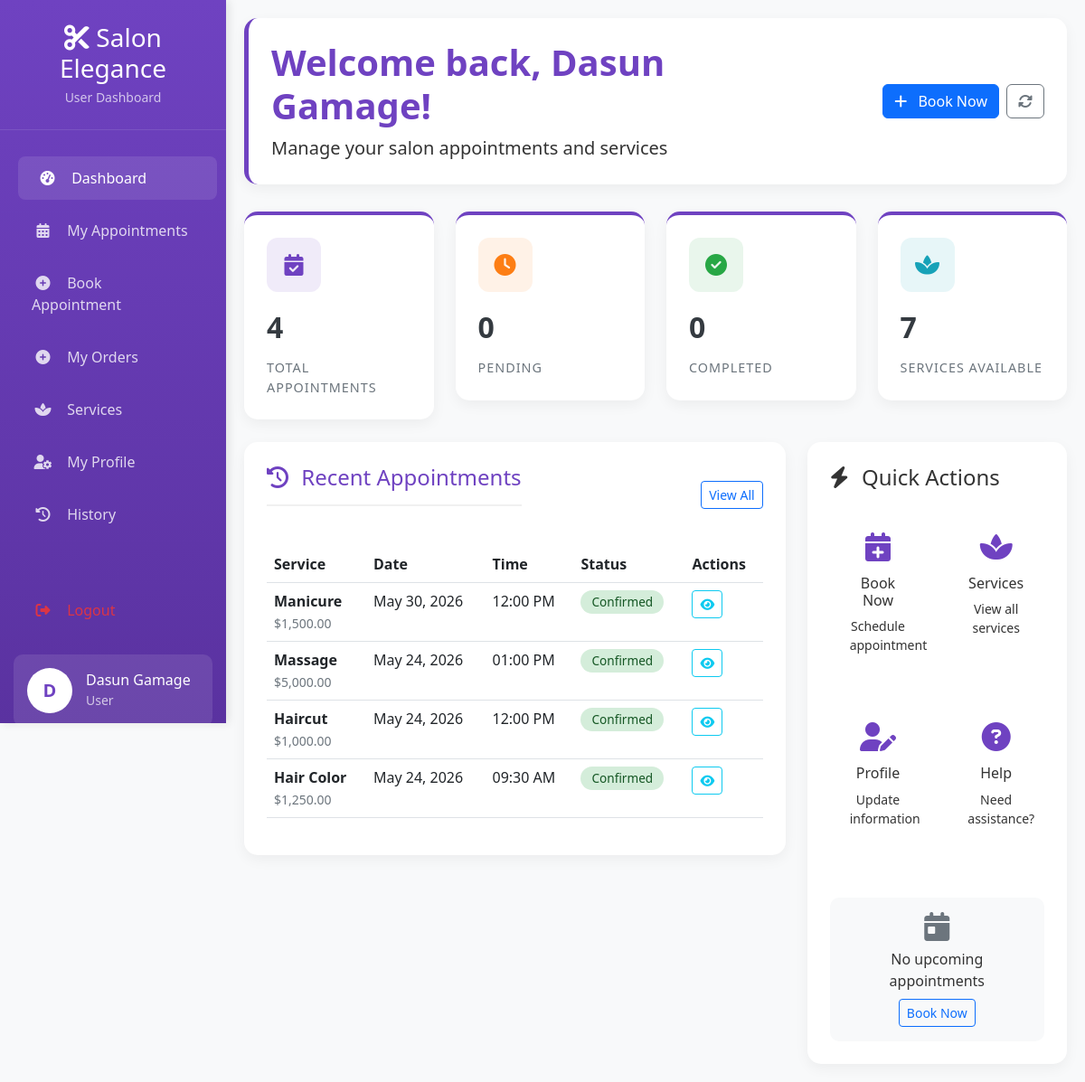
Before: /pages/users/dashboard.php (signed in) with the older database file.
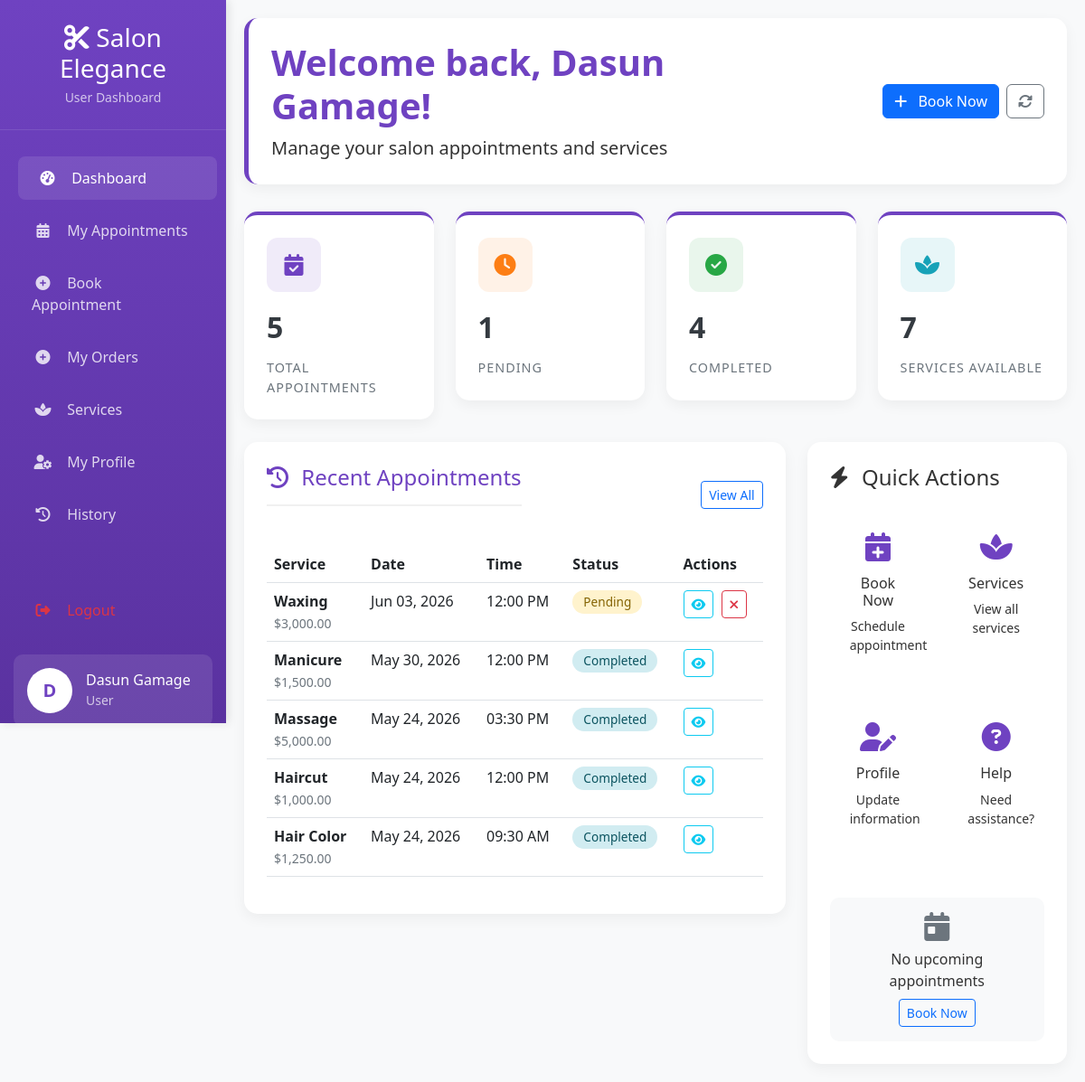
After: the same page with the newer database file.
### tables this page shows
CREATE TABLE `reg` (
  `regID` int(10) NOT NULL,
  `fName` varchar(25) NOT NULL,
  `lName` varchar(25) NOT NULL,
  `email` varchar(50) NOT NULL,
  `contactNo` varchar(10) NOT NULL,
  `password` varchar(64) NOT NULL,
  `password_changed` tinyint(1) DEFAULT 0,
  `regDate` timestamp NOT NULL DEFAULT current_timestamp() ON UPDATE current_timestamp(),
  `modifyDate` datetime NOT NULL,
  `role` varchar(20) NOT NULL,
  `cStatus` tinyint(1) NOT NULL
);

CREATE TABLE `appointments` (
  `id` int(11) NOT NULL,
  `user_id` int(11) DEFAULT NULL,
  `service_id` int(11) DEFAULT NULL,
  `staff_id` int(11) DEFAULT NULL,
  `appointment_date` date NOT NULL,
  `appointment_time` time NOT NULL,
  `status` enum('pending','confirmed','completed','cancelled') DEFAULT 'pending',
  `notes` text DEFAULT NULL,
  `created_at` timestamp NOT NULL DEFAULT current_timestamp(),
  `modified_at` timestamp NULL DEFAULT NULL ON UPDATE current_timestamp(),
  `reschedule_count` int(11) NOT NULL DEFAULT 0,
  `last_reschedule_at` timestamp NULL DEFAULT NULL
);

CREATE TABLE `services` (
  `id` int(11) NOT NULL,
  `name` varchar(100) NOT NULL,
  `description` text DEFAULT NULL,
  `price` decimal(10,2) NOT NULL,
  `duration` int(11) NOT NULL,
  `category` varchar(50) DEFAULT NULL,
  `status` enum('active','inactive') DEFAULT 'active'
);

### pages/users/dashboard.php (the view, shortened to what the rows shown need)
<?php
try {
    $pdo = getPDOConnection();
    $user_id = $_SESSION['user_id'];
    $user_query = "SELECT * FROM reg WHERE regID = ? AND cStatus = 1";
    $user_stmt = $pdo->prepare($user_query);
    $user_stmt->execute([$user_id]);
    $user = $user_stmt->fetch();
    $appointments_query = "SELECT
        a.id,
        a.appointment_date,
        a.appointment_time,
        a.status,
        a.notes,
        a.created_at,
        s.name as service_name,
        s.price,
        s.duration,
        s.description as service_description
        FROM appointments a
        LEFT JOIN services s ON a.service_id = s.id
        WHERE a.user_id = ?
        ORDER BY a.appointment_date DESC, a.appointment_time DESC
        LIMIT 5";
    $appointments_stmt = $pdo->prepare($appointments_query);
    $appointments_stmt->execute([$user_id]);
    $appointments = $appointments_stmt->fetchAll();
} catch (PDOException $e) {
    error_log('Dashboard query error: ' . $e->getMessage());
    $error = "Unable to load dashboard data. Please try again later.";
}
include 'header/header.php';
?>
        <div class="row">
            <div class="col-lg-8">
                <div class="table-container">
                    <?php if (!empty($appointments)): ?>
                    <div class="table-responsive">
                        <table class="table table-hover">
                            <thead>
                                <tr>
                                    <th>Service</th>
                                    <th>Date</th>
                                    <th>Time</th>
                                    <th>Status</th>
                                    <th>Actions</th>
                                </tr>
                            </thead>
                            <tbody>
                                <?php foreach ($appointments as $appointment): ?>
                                <tr>
                                    <td>
                                        <strong><?php echo htmlspecialchars($appointment['service_name'] ?? 'N/A'); ?></strong>
                                        <?php if ($appointment['price']): ?>
                                        <br><small class="text-muted">$<?php echo number_format($appointment['price'], 2); ?></small>
                                        <?php endif; ?>
                                    </td>
                                    <td>
                                        <?php echo date('M d, Y', strtotime($appointment['appointment_date'])); ?>
                                    </td>
                                    <td>
                                        <?php echo date('h:i A', strtotime($appointment['appointment_time'])); ?>
                                    </td>
                                    <td>
                                        <span class="badge badge-<?php echo $appointment['status']; ?>">
                                            <?php echo ucfirst($appointment['status']); ?>
                                        </span>
                                    </td>
                                    <td>
                                        <button class="btn btn-sm btn-outline-info me-1"
                                                onclick="viewAppointment(<?php echo $appointment['id']; ?>)"
                                                title="View Details">
                                            <i class="fas fa-eye"></i>
                                        </button>
                                        <?php if ($appointment['status'] == 'pending'): ?>
                                        <button class="btn btn-sm btn-outline-danger"
                                                onclick="cancelAppointment(<?php echo $appointment['id']; ?>)"
                                                title="Cancel">
                                            <i class="fas fa-times"></i>
                                        </button>
                                        <?php endif; ?>
                                    </td>
                                </tr>
                                <?php endforeach; ?>
                            </tbody>
                        </table>
                    </div>
                    <?php endif; ?>
                </div>
            </div>
        </div>
    </div>
</body>
</html>

### pages/users/header/header.php (shortened to what the rows shown need)
<!DOCTYPE html>
<html lang="en">
<head>
    <link href="../../css/bootstrap.min.css" rel="stylesheet">
    <link rel="stylesheet" href="https://cdnjs.cloudflare.com/ajax/libs/font-awesome/6.4.0/css/all.min.css">
    <link rel="stylesheet" href="../../css/sweetalert2.min.css">
</head>
<body>
    <nav class="sidebar" id="sidebar">
        <div class="user-info">
            <div class="d-flex align-items-center">
                <div class="user-avatar">
                    <?php echo strtoupper(substr($user['fName'], 0, 1)); ?>
                </div>
                <div>
                    <h6 class="mb-0" style="color: white;"><?php echo htmlspecialchars($user['fName']); ?></h6>
                    <small style="color: rgba(255,255,255,0.7);">
                        <?php echo $user['role'] ? ucfirst($user['role']) : 'Customer'; ?>
                    </small>
                </div>
            </div>
        </div>
    </nav>
    <div class="main-content" id="mainContent">
        <div class="dashboard-header">
            <div class="row align-items-center">
                <div class="col-md-8">
                    <div class="welcome-text">
                        <h1>Welcome back, <?php echo htmlspecialchars($user['fName']); ?>!</h1>
                        <p class="lead mb-0">Manage your salon appointments and services</p>
                    </div>
                </div>
            </div>
        </div>

Changed rows visible on the page:
added appointments: service.name "Waxing", service.price "3,000.00", appointment_date "Jun 03, 2026", appointment_time "12:00 PM", status "Pending"
changed appointments "May 30, 2026": status "Confirmed" → "Completed"
changed appointments "Massage": appointment_time "01:00 PM" → "03:30 PM"; status "Confirmed" → "Completed"
changed appointments "Haircut": status "Confirmed" → "Completed"
changed appointments "09:30 AM": status "Confirmed" → "Completed"
Other visible differences:
$stats['total']: "4" → "5"
$stats['pending']: "0" → "1"
$stats['completed']: "0" → "4"
